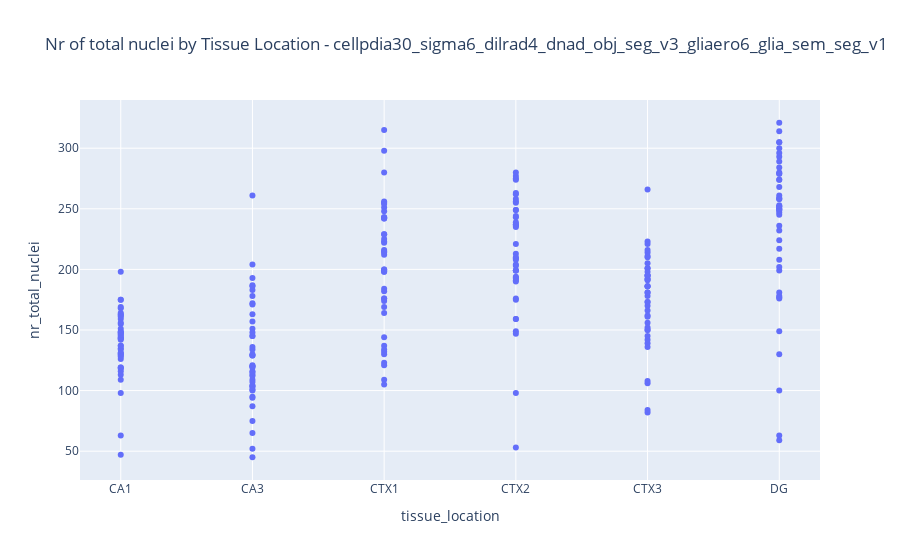

Notebook cell for this chart:
### Code cell
# Create the plot
fig = px.scatter(df, x='tissue_location', y='nr_total_nuclei',
                 hover_data=['staining_id','index'], title=f'Nr of total nuclei by Tissue Location - {title}')

# Show the plot
fig.show()

### Figure 1 — Plotly figure (JSON) as saved in the notebook; plotly's stock layout.template omitted (floating-point values rounded to 4 significant figures; data arrays with more than 128 entries replaced by an {"elided": "..."} marker saying what was removed)
{"data": [{"customdata": {"elided": "252x2 int values"}, "hovertemplate": "tissue_location=%{x}<br>nr_total_nuclei=%{y}<br>staining_id=%{customdata[0]}<br>index=%{customdata[1]}<extra></extra>", "legendgroup": "", "marker": {"color": "#636efa", "symbol": "circle"}, "mode": "markers", "name": "", "orientation": "v", "showlegend": false, "type": "scatter", "x": {"elided": "252 str values"}, "xaxis": "x", "y": {"elided": "252 int values"}, "yaxis": "y"}], "layout": {"legend": {"tracegroupgap": 0}, "title": {"text": "Nr of total nuclei by Tissue Location - cellpdia30_sigma6_dilrad4_dnad_obj_seg_v3_gliaero6_glia_sem_seg_v1"}, "xaxis": {"anchor": "y", "domain": [0, 1], "title": {"text": "tissue_location"}}, "yaxis": {"anchor": "x", "domain": [0, 1], "title": {"text": "nr_total_nuclei"}}}}
